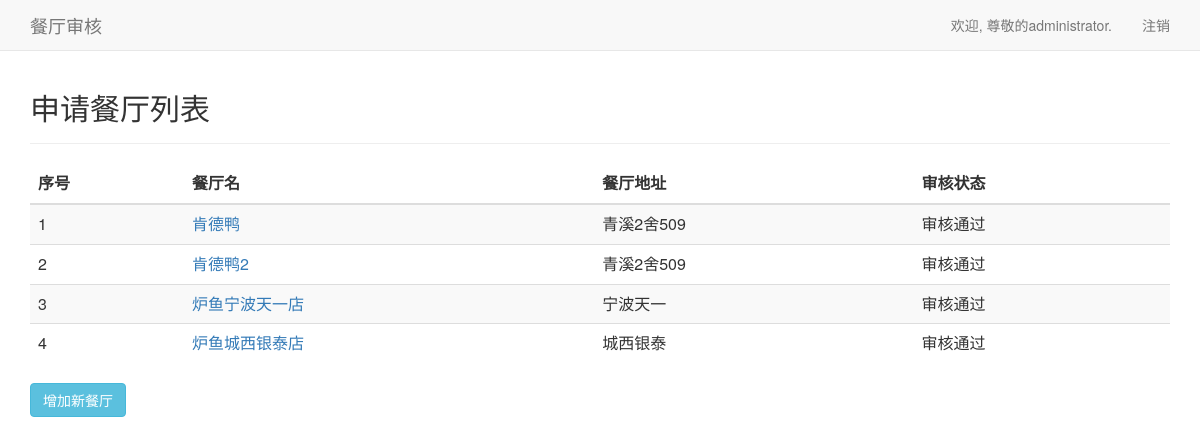
/apply/ (signed in), run on an earlier commit of the app's database.
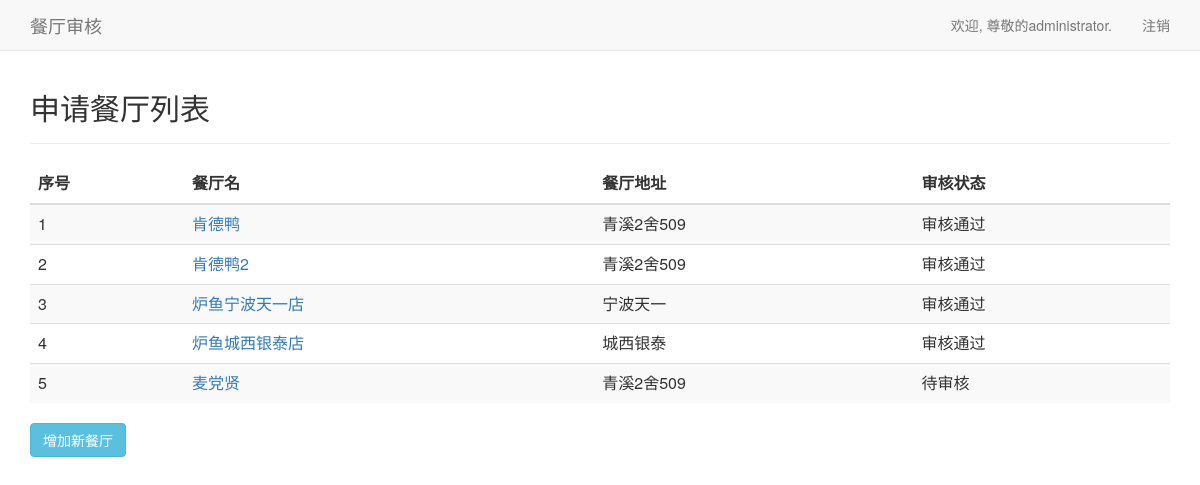
And on a later commit of the database.
### ApplyController/models.py (models this page shows, shortened)
class Restaurant(models.Model):
    id = models.AutoField(primary_key=True)
    MerchantID = models.ForeignKey(Merchant, on_delete=models.CASCADE)
    Name = models.CharField(max_length=20)
    BusinessStartHour = models.TimeField()
    BusinessEndHour = models.TimeField()
    Address = models.CharField(max_length=50)
    Image = models.ImageField(upload_to=get_file_path, null=True, blank=True)
    Score = models.FloatField(validators=[MinValueValidator(0), MaxValueValidator(5)], default=0)
    Category_Choices = (
        ('1', '川菜'),
        ('2', '粤菜'),
        ('3', '鲁菜'),
        ('4', '苏菜'),
        ('5', '湘菜'),
        ('6', '浙菜'),
        ('7', '其他'),
    )
    Category = models.CharField(max_length=1, choices=Category_Choices)
    LicenseID = models.CharField(validators=[RegexValidator(regex='^[0-9]*$')], max_length=50)
    ApplicationTime = models.DateTimeField(auto_now_add=True)
    Status_Choices = (
        (0, '待审核'),
        (1, '审核拒绝'),
        (2, '审核通过'),
    )
    Status = models.SmallIntegerField(choices=Status_Choices, default=0)
    OpenTime = models.DateTimeField(null=True)
    class Meta:
        ordering = ['Status', 'ApplicationTime']

### ApplyController/views.py (the view)
# urls.py: path('', views.index, name='index'),
def index(request):
    login_user_id = request.session.get('login_merchant')
    if login_user_id:
        login_user_name = Merchant.objects.get(pk=login_user_id)
        apply_list = Restaurant.objects.filter(MerchantID=login_user_id).order_by('ApplicationTime')
        return render(request, 'ApplyController/index.html', context={
            'apply_list': apply_list,
            'login_user_name': login_user_name,
        })
    else:
        return HttpResponseRedirect(reverse('apply:login'))

### ApplyController/templates/ApplyController/index.html
{% extends "ApplyController/base.html" %}
{% block header %}
<div class="container">
    <div class="page-header" style="margin-top:0px;">
        <h2>申请餐厅列表</h2>
    </div>
</div>
{% endblock header %}
{% block content %}
<div class="container">
    <table class="table table-striped">
    <thead>
        <tr>
            <th>序号</th>
            <th>餐厅名</th>
            <th>餐厅地址</th>
            <th>审核状态</th>
        </tr>
    </thead>
    <tbody>
    {% for restaurant in apply_list %}
        <tr>
            <td>{{ forloop.counter }}</td>
            <td><a href="{% url 'apply:detail' restaurant.id %}">{{ restaurant.Name }}</a></td>
            <td>{{ restaurant.Address }}</td>
            <td>{{ restaurant.get_Status_display }}</td>
        </tr>
    {% endfor %}
    </tbody>
</table>
<button type="button" class="btn btn-info" onclick="location.href='/apply/add'">增加新餐厅</button>
</div>
{% endblock content %}

What changed in the data, as far as the page shows it:
added Restaurant: Name "麦党贤", Address "青溪2舍509", Status "待审核"
